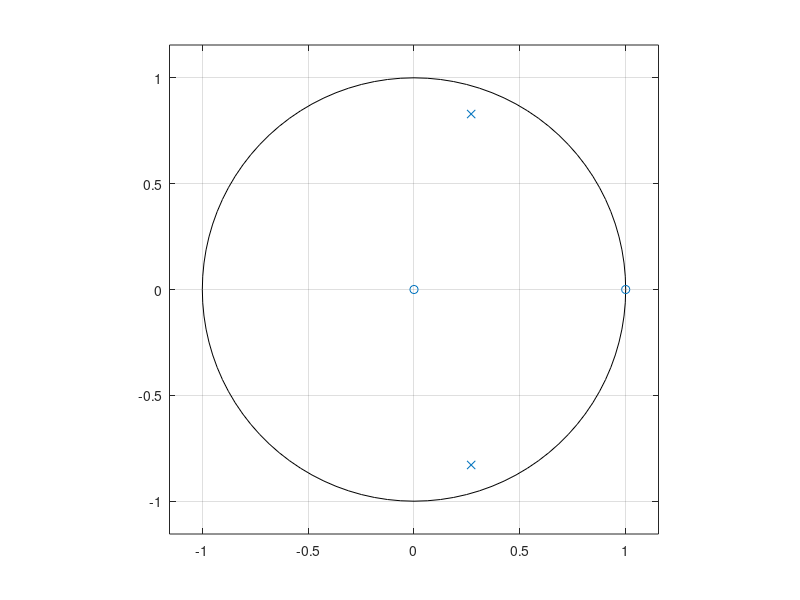
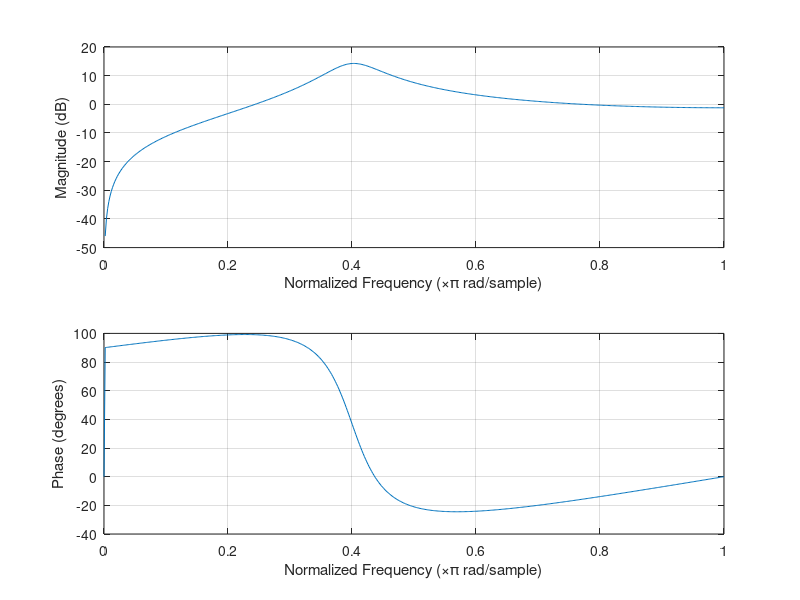

MATLAB code to generate these figures, in order:
a1 = -0.54;
a2 = 0.76;

b1 = 1;
b2 = -1;

noemer = [1 a1 a2];
teller = [b1 b2];

figure(1);
zplane(teller, noemer);
figure(2);
freqz(teller, noemer);